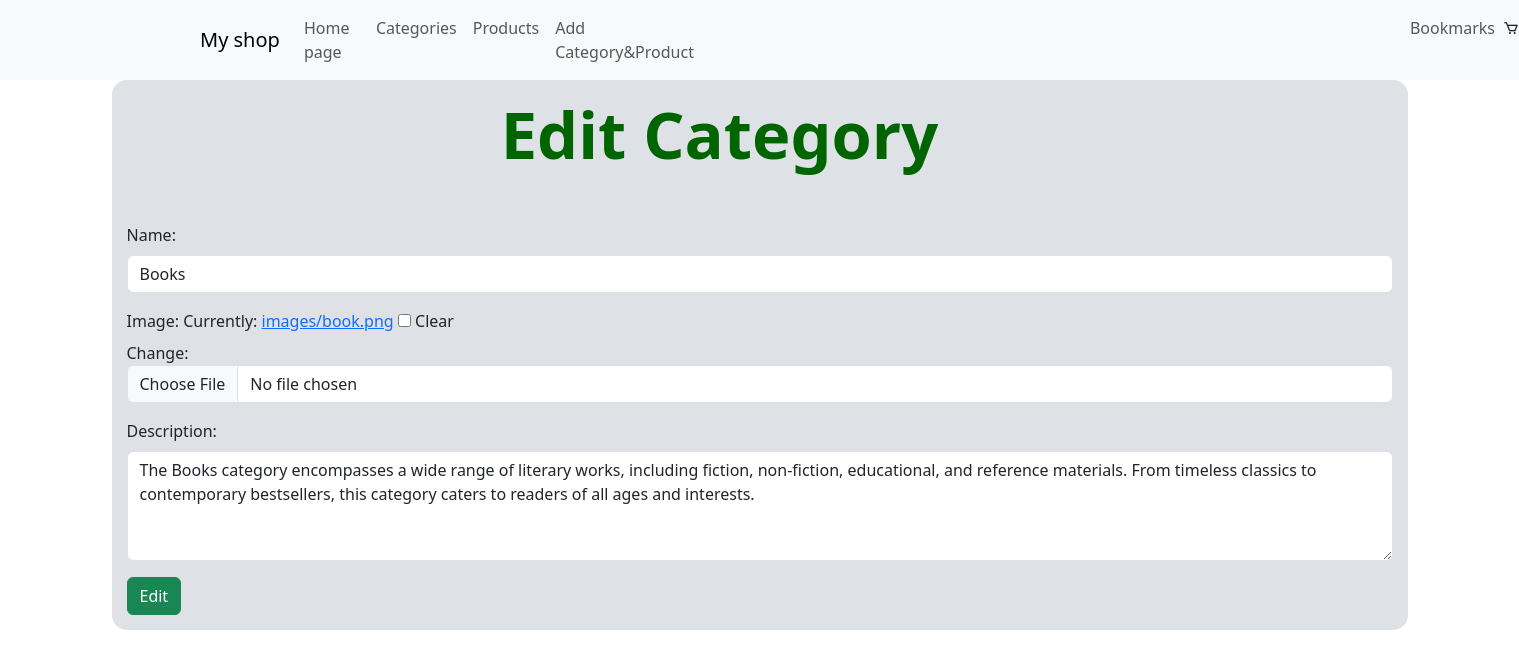
Screenshot of /category/update/1 with the database file from the repository.
### online_shop/models.py (models this page shows, shortened)
class Category(models.Model):
    name = models.CharField(max_length=100, null=False, blank=False, verbose_name='Category Name')
    description = models.TextField(max_length=500, null=True, blank=True, verbose_name="Description")
    category_img = models.ImageField(null=True, blank=True, upload_to='images/', verbose_name="category image")

### online_shop/views/category_views.py (the view, shortened to what this page needs)
def category_update_view(request, *args, **kwargs):
    category = get_object_or_404(Category, pk=kwargs.get('pk'))
    if request.method == "GET":
        form = CategoryForm(
            initial={
                'name': category.name,
                'description': category.description,
                'category_img': category.category_img
            }
        )
        return render(request, 'category/update.html', context={'form': form, 'category': category})

### online_shop/forms.py
class CategoryForm(forms.Form):
    name = forms.CharField(max_length=200, required=True, label='Name', widget = widgets.TextInput(attrs={'class': 'form-control', 'placeholder': 'Name of the Categody'}))
    description = forms.CharField(max_length=500, required=False, label='Description', widget=widgets.Textarea(attrs={'class': 'form-control', 'placeholder':'Description', 'rows':'5'}))
    category_img = forms.ImageField(required=False, label='Image', widget=widgets.ClearableFileInput(attrs={'class': 'form-control', 'placeholder':'Your image'}))

### templates/category/update.html (shortened to what this page needs)
{% extends 'base.html' %}
{% block content %}
	<div class="category_create">
        <h1 class="subtitle">Edit Category</h1>
        <form action="{% url 'category_update' category.id %}" method="POST" enctype="multipart/form-data">
            <div class="row">
            <div class="col">
               <label for="{{ form.name.id_for_label }}" class="form-label">{{ form.name.label }}:</label>
                    <input type="text" class="form-control" name = "name" placeholder="Name fo the Category" value="{{ form.name.value }}">
            </div>
            <div class="form-col mt-3">
                <label for="{{ form.category_img.id_for_label }}" class="form-label">{{ form.category_img.label }}:</label>
                    {{ form.category_img }}
            </div>
            <div class="form-col w-5">
                        <label for="{{ form.description.id_for_label }}" class="form-label mt-3">{{ form.description.label }}:</label>
                        <textarea  class="form-control" name = "description" placeholder="Description" rows="4" >{{ form.description.value }}</textarea>
            </div>
          </div>
    <button type="submit" class="btn btn-success mt-3">Edit</button>
    </form>
    </div>
{% endblock %}

### static/css/style.css (style rules this page uses)
body { margin: 0; }
.category_create { background-color: #dee2e6; padding: 15px; border-radius: 15px; }
.subtitle { text-align: center; margin-right: 80px; font-weight: bolder; color: darkgreen; margin-bottom: 50px; font-size: 65px; }

### rows the page displays
Category: name "Books", description "The Books category encompasses a wide range of literary works, including fiction, non-fiction, educational, and reference materials. From timeless classics to contemporary bestsellers, this category caters to readers of all ages and interests."
